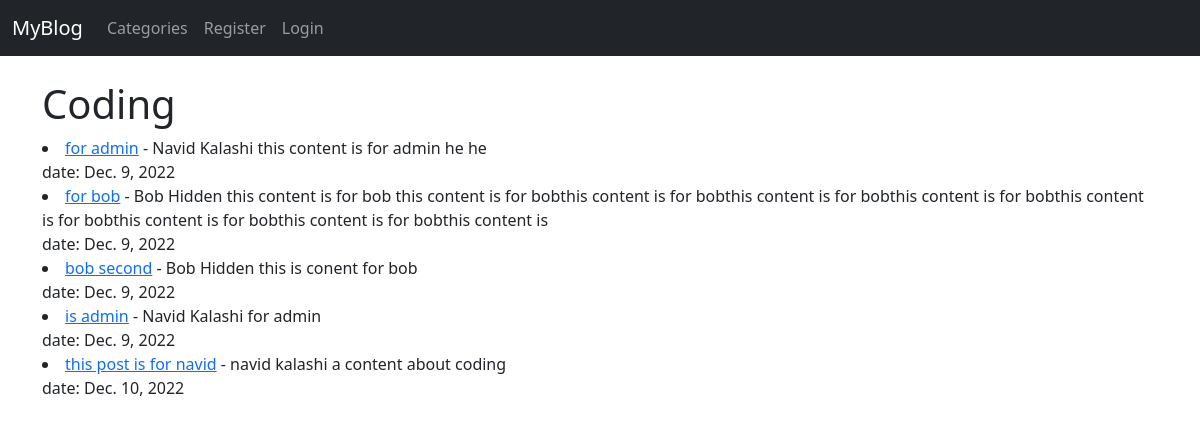
The page /category/coding/ on the database as committed earlier.
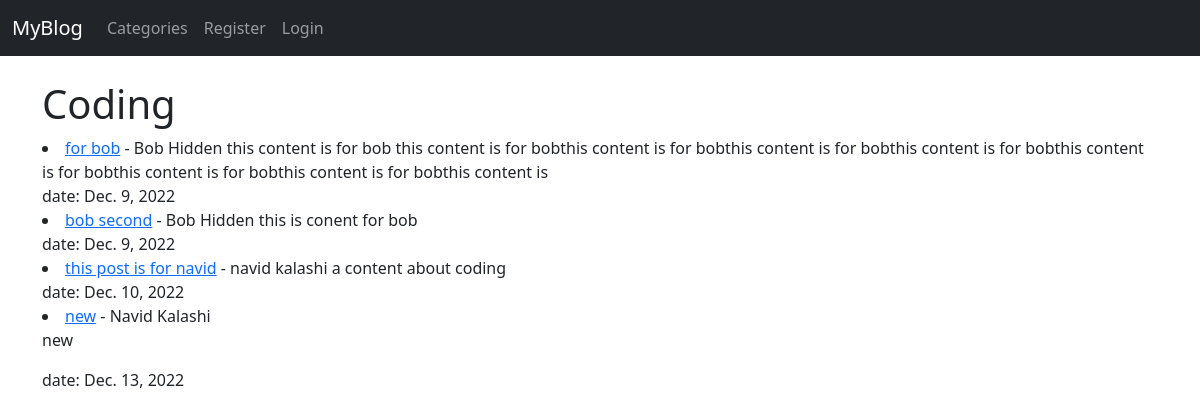
The same page on the database as committed later.
### blog/models.py (models this page shows, shortened)
class Post(models.Model):
    title = models.CharField(max_length=255)
    title_tag = models.CharField(max_length=255)
    author = models.ForeignKey(User, on_delete=models.CASCADE)
    body = RichTextField(blank=True, null=True)
    date = models.DateField(auto_now_add=True)
    category = models.CharField(max_length=255, default='coding')
    snippet = models.CharField(max_length=255)
    likes = models.ManyToManyField(User, related_name='blog_posts')

### blog/views.py (the view)
# urls.py: path('category/<str:cats>/', categoryView, name='category'),
def categoryView(request, cats):
    category_posts = Post.objects.filter(category=cats.replace('-', ' '))
    return render(request, 'categories.html', {'cats': cats.title().replace('-', ' '), 'category_posts': category_posts})

### blog/templates/categories.html (shortened to what this page needs)
{% extends 'base.html' %}
{% block content %}
    {% if category_posts %}
        <h1>{{cats}}</h1>
        {% for post in category_posts %}
            <li><a href="{% url 'article_detail' post.pk %}">{{post.title}}</a>
                - {{post.author.first_name}} {{post.author.last_name}}
            {{post.body|slice:':200'|safe}}</li>
            date: {{post.date}}
    {% endfor %}
    {% else %}
        <h2>sorry this page does not exist!</h2>
    {% endif %}
{% endblock content %}

Rows that differ between the two databases and show on the page:
removed Post: title "for admin", author.first_name "Navid", author.last_name "Kalashi", body "this content is for admin he he", date "Dec. 9, 2022"
removed Post: title "is admin", author.first_name "Navid", author.last_name "Kalashi", body "for admin", date "Dec. 9, 2022"
added Post: title "new", author.first_name "Navid", author.last_name "Kalashi", body "new", date "Dec. 13, 2022"
